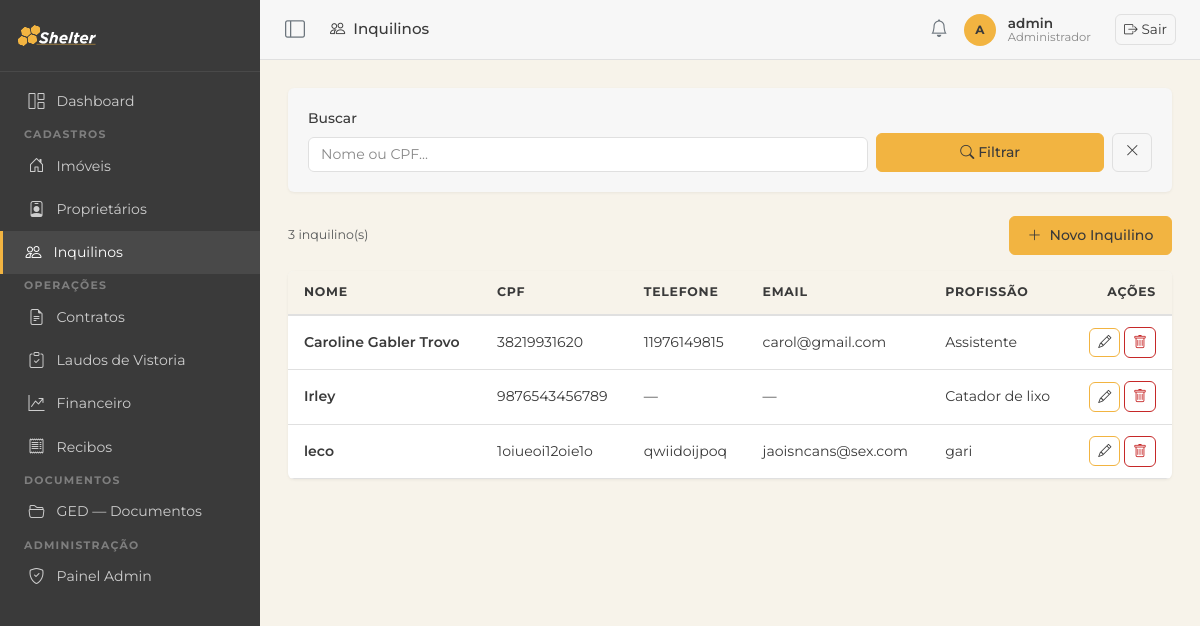
The page /inquilinos/ (signed in) on the database as committed earlier.
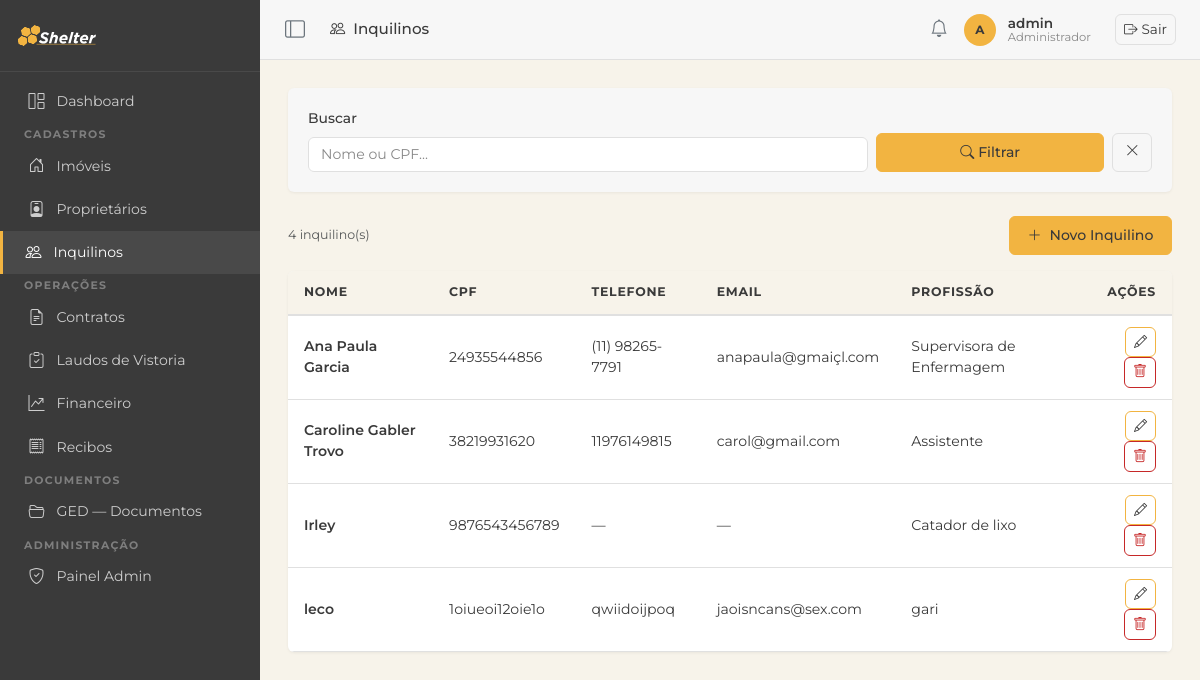
The same page on the database as committed later.
### imoveis/models.py (models this page shows, shortened)
class Inquilino(models.Model):
    FAIXA_RENDA_CHOICES = [
        ('ate_2k', '< R$ 2k'),
        ('2_4k', 'R$ 2k - R$ 3.9k'),
        ('4_7k', 'R$ 4k - R$ 6.9k'),
        ('7_10k', 'R$ 7k - R$ 9.9k'),
        ('10_16k', 'R$ 10k - R$ 15.9k'),
        ('acima_16k', 'R$ 16k +'),
    ]
    nome = models.CharField(max_length=200)
    cpf = models.CharField(max_length=14, unique=True, validators=[validate_cpf], verbose_name='CPF')
    cnpj = models.CharField(max_length=18, blank=True, validators=[validate_cnpj], verbose_name='CNPJ')
    email = models.EmailField(blank=True)
    telefone = models.CharField(max_length=20, blank=True)
    rg = models.CharField(max_length=20, blank=True, validators=[validate_rg], verbose_name='RG')
    qualificacao = models.CharField(max_length=300, blank=True, verbose_name='Qualificação',
                                    help_text='Estado civil, profissão, nacionalidade')
    profissao = models.CharField(max_length=100, blank=True, verbose_name='Profissão')
    faixa_renda = models.CharField(max_length=20, choices=FAIXA_RENDA_CHOICES, blank=True,
                                   verbose_name='Faixa de Renda')
    observacoes = models.TextField(blank=True, verbose_name='Observações')
    criado_em = models.DateTimeField(auto_now_add=True)
    class Meta:
        verbose_name = 'Inquilino'
        verbose_name_plural = 'Inquilinos'
        ordering = ['nome']

### imoveis/views.py (the view)
# urls.py: path('inquilinos/', views.inquilino_list, name='inquilino_list'),
@login_required
def inquilino_list(request):
    q = request.GET.get('q', '')
    qs = Inquilino.objects.all()
    if q:
        qs = qs.filter(Q(nome__icontains=q) | Q(cpf__icontains=q))
    return render(request, 'inquilinos/inquilino_list.html', {'inquilinos': qs, 'q': q})

### templates/inquilinos/inquilino_list.html (shortened to what this page needs)
{% extends 'base.html' %}
{% block page_title %}<i class="bi bi-people me-2"></i>Inquilinos{% endblock %}
{% block nav_inquilinos %}active{% endblock %}
{% block content %}
<div class="section-card mb-4">
  <div class="section-card-body">
    <form method="get" class="row g-2 align-items-end">
      <div class="col-12 col-md-8">
        <label class="form-label">Buscar</label>
        <input type="text" name="q" value="{{ q }}" class="form-control" placeholder="Nome ou CPF...">
      </div>
      <div class="col-12 col-md-4 d-flex gap-2">
        <button type="submit" class="btn btn-primary flex-fill"><i class="bi bi-search"></i> Filtrar</button>
        <a href="{% url 'inquilino_list' %}" class="btn btn-outline-secondary"><i class="bi bi-x-lg"></i></a>
      </div>
    </form>
  </div>
</div>
<div class="d-flex justify-content-between align-items-center mb-3">
  <span class="text-muted small">{{ inquilinos.count }} inquilino(s)</span>
  <a href="{% url 'inquilino_create' %}" class="btn btn-primary"><i class="bi bi-plus-lg me-1"></i> Novo Inquilino</a>
</div>
<div class="section-card">
  <div class="table-responsive">
    <table class="table mb-0">
      <thead>
        <tr><th>Nome</th><th>CPF</th><th>Telefone</th><th>Email</th><th>Profissão</th><th class="text-end">Ações</th></tr>
      </thead>
      <tbody>
        {% for i in inquilinos %}
        <tr>
          <td class="fw-semibold">{{ i.nome }}</td>
          <td>{{ i.cpf }}</td>
          <td>{{ i.telefone|default:"—" }}</td>
          <td>{{ i.email|default:"—" }}</td>
          <td>{{ i.profissao|default:"—" }}</td>
          <td class="text-end">
            <a href="{% url 'inquilino_edit' i.pk %}" class="btn btn-sm btn-outline-primary"><i class="bi bi-pencil"></i></a>
            <button class="btn btn-sm btn-outline-danger" data-bs-toggle="modal" data-bs-target="#del{{ i.pk }}"><i class="bi bi-trash"></i></button>
          </td>
        </tr>
        {% empty %}
        <tr><td colspan="6" class="text-center text-muted py-4">Nenhum inquilino cadastrado.</td></tr>
        {% endfor %}
      </tbody>
    </table>
  </div>
</div>
{% endblock %}

Rows that differ between the two databases and show on the page:
added Inquilino: nome "Ana Paula Garcia", cpf "24935544856", telefone "(11) 98265-7791", email "anapaula@gmaiçl.com", profissao "Supervisora de Enfermagem"
Other text that changed with them:
{{ inquilinos.count }}: "3" → "4"
